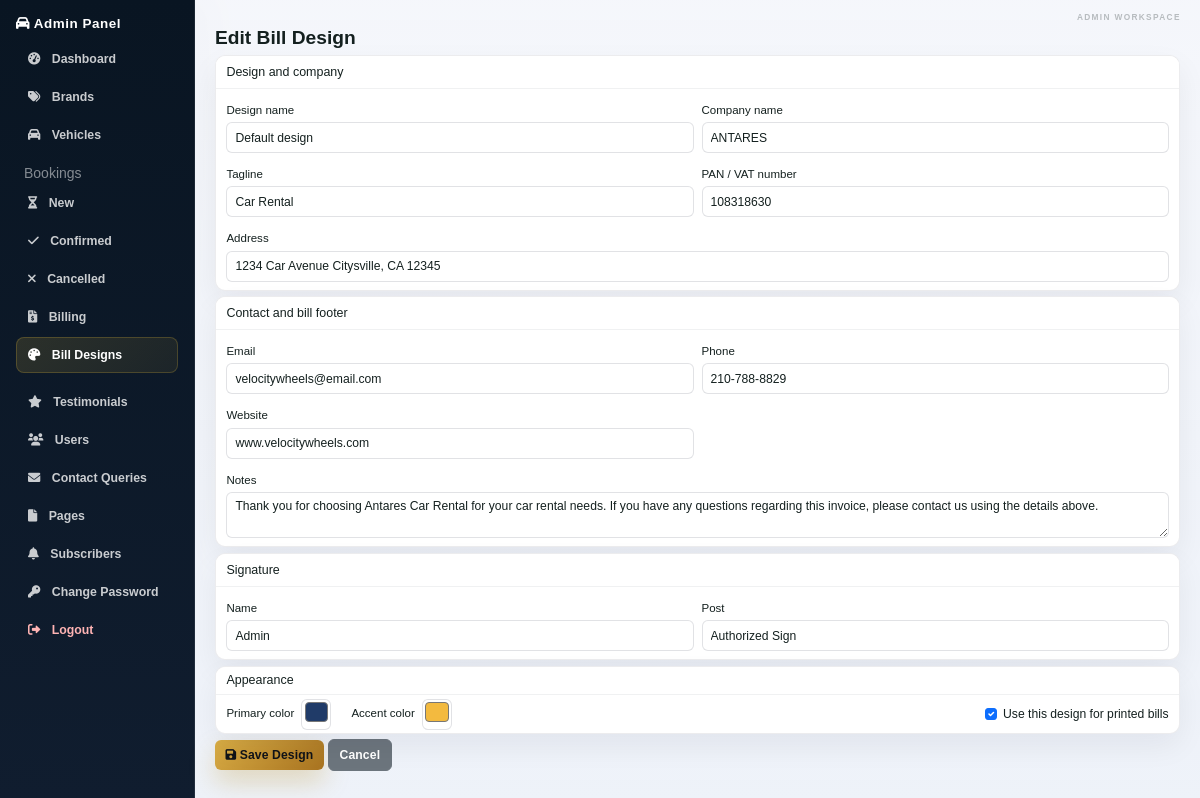
/admin/edit-bill-design.php?id=1 (signed in), run on the app's committed database.
### tables this page shows
CREATE TABLE tblbilldesigns (
  id INT(11) NOT NULL AUTO_INCREMENT,
  design_name VARCHAR(100) NOT NULL,
  company_name VARCHAR(150) NOT NULL,
  tagline VARCHAR(150) DEFAULT NULL,
  pan_number VARCHAR(50) DEFAULT NULL,
  address VARCHAR(255) DEFAULT NULL,
  email VARCHAR(150) DEFAULT NULL,
  phone VARCHAR(50) DEFAULT NULL,
  website VARCHAR(150) DEFAULT NULL,
  notes TEXT DEFAULT NULL,
  primary_color VARCHAR(7) NOT NULL DEFAULT '#203b68',
  accent_color VARCHAR(7) NOT NULL DEFAULT '#f3ba3f',
  signature_name VARCHAR(100) NOT NULL DEFAULT 'Admin',
  signature_post VARCHAR(100) NOT NULL DEFAULT 'Authorized Sign',
  is_active TINYINT(1) NOT NULL DEFAULT 0,
  created_at TIMESTAMP NOT NULL DEFAULT CURRENT_TIMESTAMP,
  updated_at TIMESTAMP NULL DEFAULT NULL ON UPDATE CURRENT_TIMESTAMP,
  PRIMARY KEY (id)
);

### admin/edit-bill-design.php (called while the page is built, shortened)
<?php
require_once '../includes/config.php';
require_once '../includes/functions.php';
$id = (int)($_GET['id'] ?? $_POST['id'] ?? 0);
$design = getBillDesignById($id);
include 'bill-design-form.php';

### includes/functions.php (called while the page is built, shortened)
<?php
require_once __DIR__ . '/config.php';
function ensureBillDesignTable() {
    global $conn;
    $conn->query("CREATE TABLE IF NOT EXISTS tblbilldesigns (
        id INT(11) NOT NULL AUTO_INCREMENT,
        design_name VARCHAR(100) NOT NULL,
        company_name VARCHAR(150) NOT NULL,
        tagline VARCHAR(150) DEFAULT NULL,
        pan_number VARCHAR(50) DEFAULT NULL,
        address VARCHAR(255) DEFAULT NULL,
        email VARCHAR(150) DEFAULT NULL,
        phone VARCHAR(50) DEFAULT NULL,
        website VARCHAR(150) DEFAULT NULL,
        notes TEXT DEFAULT NULL,
        primary_color VARCHAR(7) NOT NULL DEFAULT '#203b68',
        accent_color VARCHAR(7) NOT NULL DEFAULT '#f3ba3f',
        signature_name VARCHAR(100) NOT NULL DEFAULT 'Admin',
        signature_post VARCHAR(100) NOT NULL DEFAULT 'Authorized Sign',
        is_active TINYINT(1) NOT NULL DEFAULT 0,
        created_at TIMESTAMP NOT NULL DEFAULT CURRENT_TIMESTAMP,
        updated_at TIMESTAMP NULL DEFAULT NULL ON UPDATE CURRENT_TIMESTAMP,
        PRIMARY KEY (id)
    ) ENGINE=InnoDB DEFAULT CHARSET=utf8mb4");
    foreach ([
        'signature_name' => "VARCHAR(100) NOT NULL DEFAULT 'Admin'",
        'signature_post' => "VARCHAR(100) NOT NULL DEFAULT 'Authorized Sign'"
    ] as $column => $definition) {
        $columnCheck = $conn->query("SHOW COLUMNS FROM tblbilldesigns LIKE '$column'");
    }
    $count = $conn->query("SELECT COUNT(*) c FROM tblbilldesigns");
}
function getBillDesignById($id) {
    global $conn;
    ensureBillDesignTable();
    $r = $conn->query("SELECT * FROM tblbilldesigns WHERE id=" . (int)$id);
    return $r ? $r->fetch_assoc() : null;
}

### admin/bill-design-form.php (the view, shortened to what this page needs)
<?php $editing = !empty($design['id']); ?>
<!DOCTYPE html>
<html lang="en">
<head>
<link href="https://cdn.jsdelivr.net/npm/bootstrap@5.1.3/dist/css/bootstrap.min.css" rel="stylesheet">
<link rel="stylesheet" href="https://cdnjs.cloudflare.com/ajax/libs/font-awesome/6.0.0/css/all.min.css">
<link rel="stylesheet" href="../assets/css/style.css">
</head>
<body>
<?php include 'includes/sidebar.php'; ?>
<div class="admin-content bill-design-page">
  <h1 class="mb-2"><?= $editing ? 'Edit' : 'Add' ?> Bill Design</h1>
  <form method="post">
    <div class="card mb-2"><div class="card-header">Design and company</div><div class="card-body">
      <div class="row g-2">
        <div class="col-md-6"><label class="form-label">Design name</label><input name="design_name" class="form-control" required value="<?= htmlspecialchars($design['design_name']) ?>"></div>
        <div class="col-md-6"><label class="form-label">Company name</label><input name="company_name" class="form-control" required value="<?= htmlspecialchars($design['company_name']) ?>"></div>
        <div class="col-md-6"><label class="form-label">Tagline</label><input name="tagline" class="form-control" value="<?= htmlspecialchars($design['tagline'] ?? '') ?>"></div>
        <div class="col-md-6"><label class="form-label">PAN / VAT number</label><input name="pan_number" class="form-control" value="<?= htmlspecialchars($design['pan_number'] ?? '') ?>"></div>
        <div class="col-12"><label class="form-label">Address</label><input name="address" class="form-control" value="<?= htmlspecialchars($design['address'] ?? '') ?>"></div>
      </div>
    </div></div>
    <div class="card mb-2"><div class="card-header">Contact and bill footer</div><div class="card-body">
      <div class="row g-2">
        <div class="col-md-6"><label class="form-label">Email</label><input type="email" name="email" class="form-control" value="<?= htmlspecialchars($design['email'] ?? '') ?>"></div>
        <div class="col-md-6"><label class="form-label">Phone</label><input name="phone" class="form-control" value="<?= htmlspecialchars($design['phone'] ?? '') ?>"></div>
        <div class="col-md-6"><label class="form-label">Website</label><input name="website" class="form-control" value="<?= htmlspecialchars($design['website'] ?? '') ?>"></div>
        <div class="col-12"><label class="form-label">Notes</label><textarea name="notes" rows="2" class="form-control"><?= htmlspecialchars($design['notes'] ?? '') ?></textarea></div>
      </div>
    </div></div>
    <div class="card mb-2"><div class="card-header">Signature</div><div class="card-body">
      <div class="row g-2">
        <div class="col-md-6"><label class="form-label">Name</label><input name="signature_name" class="form-control" value="<?= htmlspecialchars($design['signature_name'] ?? '') ?>"></div>
        <div class="col-md-6"><label class="form-label">Post</label><input name="signature_post" class="form-control" value="<?= htmlspecialchars($design['signature_post'] ?? '') ?>"></div>
      </div>
    </div></div>
    <div class="card mb-2 appearance-card"><div class="card-header">Appearance</div><div class="card-body"><div class="appearance-controls">
      <label class="appearance-color"><span>Primary color</span><input type="color" name="primary_color" class="form-control form-control-color" value="<?= htmlspecialchars($design['primary_color']) ?>"></label>
      <label class="appearance-color"><span>Accent color</span><input type="color" name="accent_color" class="form-control form-control-color" value="<?= htmlspecialchars($design['accent_color']) ?>"></label>
      <label class="form-check appearance-active"><input type="checkbox" name="is_active" value="1" class="form-check-input" id="is-active" <?= $design['is_active'] ? 'checked' : '' ?>><span class="form-check-label">Use this design for printed bills</span></label>
    </div></div></div>
    <button class="btn btn-primary"><i class="fas fa-save"></i> Save Design</button>
    <a href="bill-designs.php" class="btn btn-secondary">Cancel</a>
  </form>
</div>
</body>
</html>

### data on the page
tblbilldesigns: design_name "Default design", company_name "ANTARES", tagline "Car Rental", pan_number "108318630", address "1234 Car Avenue Citysville, CA 12345", email "velocitywheels@email.com", phone "210-788-8829", website "www.velocitywheels.com", notes "Thank you for choosing Antares Car Rental for your car rental needs. If you have any questions regarding this invoice, please contact us using the details above.", signature_name "Admin", signature_post "Authorized Sign", primary_color "#203b68", accent_color "#f3ba3f", is_active "☑"
